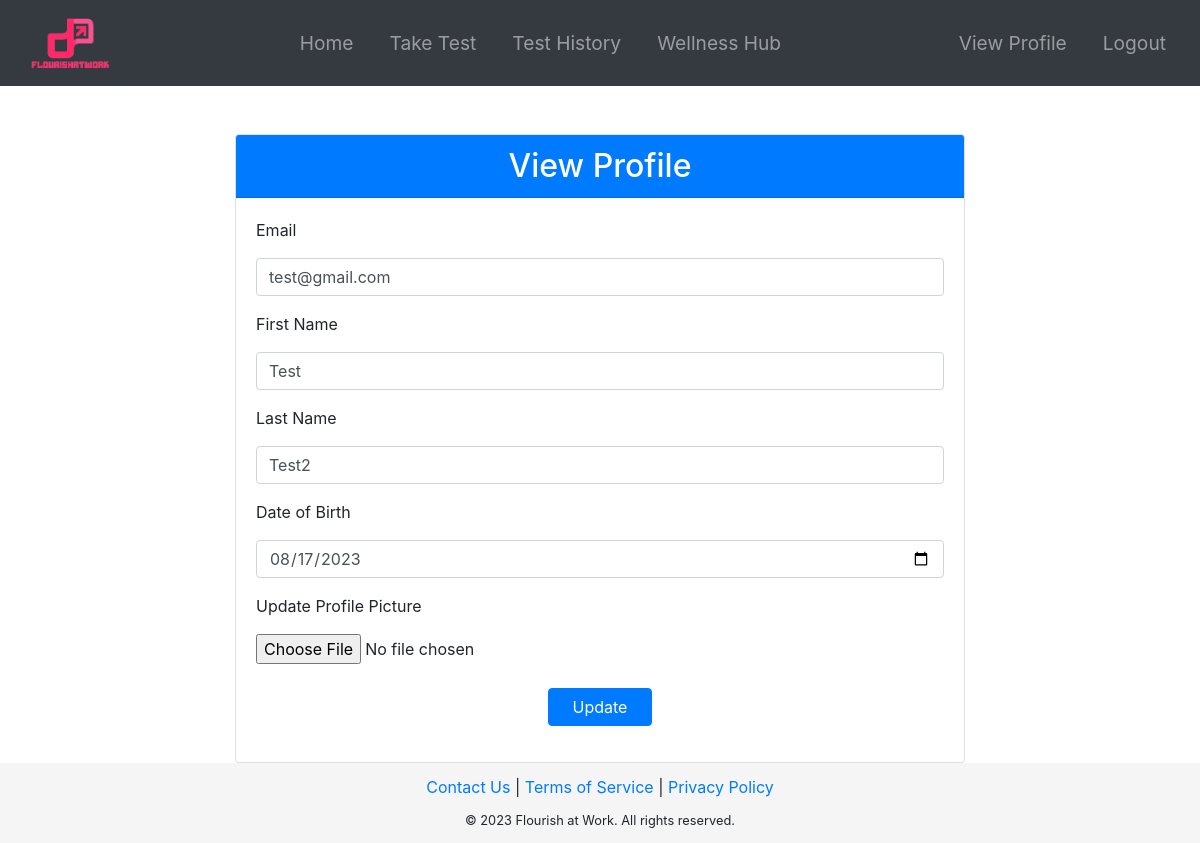
Before: /view_profile (signed in) with the older database file.
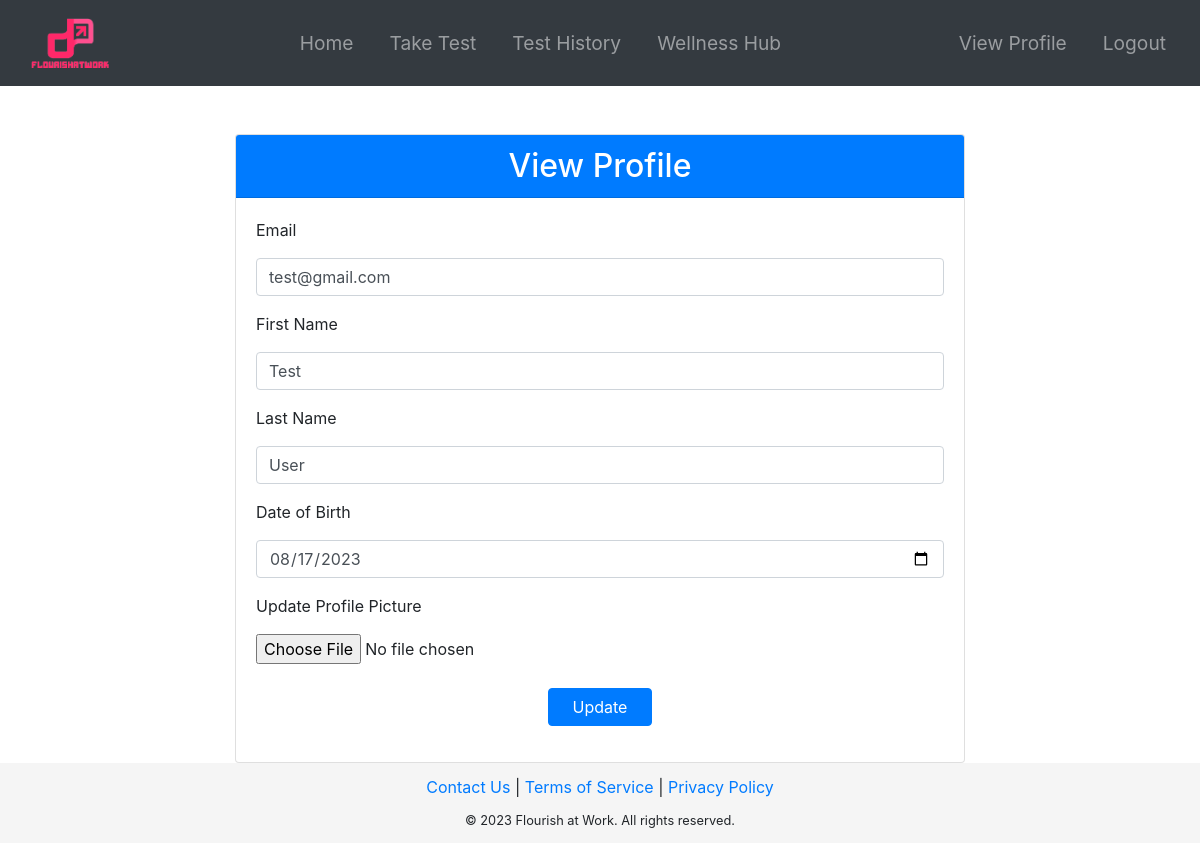
After: the same page with the newer database file.
### app/models.py (models this page shows, shortened)
class User(UserMixin, db.Model):
    id = db.Column(db.Integer, primary_key=True)
    email = db.Column(db.String(120), index=True, unique=True)
    password_hash = db.Column(db.String(128))
    firstname = db.Column(db.String(64), nullable=False)
    lastname = db.Column(db.String(64), nullable=False)
    image = db.Column(db.String(128), nullable=True)
    date_of_birth = db.Column(db.String(64), nullable=True)  # changed from db.Date to db.String
    companyId = db.Column(db.Integer, db.ForeignKey('company.id'))
    manager_id = db.Column(db.Integer, db.ForeignKey('user.id'))
    results = db.relationship('Results', backref='user', lazy='dynamic')
    subordinates = db.relationship('User', backref=db.backref('manager', remote_side=[id]), lazy='dynamic')
    first_login = db.Column(db.Boolean, default=True)

### app/routes.py (the view)
@main.route('/view_profile', methods=['GET', 'POST'])
@login_required
def view_profile():
    form = EditProfileForm(obj=current_user)
    if form.validate_on_submit():
        if 'image' in request.files and request.files['image'].filename != '':
            picture_file = save_picture(form.image.data, current_user.email, current_user.id)
            current_user.image = picture_file
        current_user.email = form.email.data
        current_user.firstname = form.firstname.data
        current_user.lastname = form.lastname.data
        current_user.date_of_birth = form.date_of_birth.data
        db.session.commit()
        flash('Your changes have been saved.')
        return redirect(url_for('main.view_profile'))
    elif request.method == 'GET':
        form.email.data = current_user.email
        form.firstname.data = current_user.firstname
        form.lastname.data = current_user.lastname
        form.date_of_birth.data = current_user.date_of_birth
    image = url_for('static', filename='profile_pics/' + current_user.image) if current_user.image else url_for('static', filename='images/profile.jpg')
    return render_template('view_profile.html', title='View Profile', image_file=image, form=form)

### app/forms.py
class EditProfileForm(FlaskForm):
    email = StringField('Email', validators=[DataRequired(), Email()])
    firstname = StringField('First Name')
    lastname = StringField('Last Name')
    date_of_birth = DateField('Date of Birth', format='%Y-%m-%d')
    image = FileField('Update Profile Picture', validators=[FileAllowed(['jpg', 'png'])])
    submit = SubmitField('Update')

### app/models.py (called while the page is built)
@login_manager.user_loader
def load_user(id):
    return User.query.get(int(id))

### app/routes.py (called while the page is built)
@main.before_request
def before_request():
    if current_user.is_authenticated and current_user.manager_id is None and request.endpoint not in ['main.select_manager', 'main.logout']:
        return redirect(url_for('main.select_manager'))

### app/templates/view_profile.html (shortened to what this page needs)
{% extends "base.html" %}
{% block content %}
<div class="container mt-5">
    <div class="row">
        <div class="col-lg-8 offset-lg-2">
            <div class="card">
                <div class="card-header bg-primary text-white">
                    <h2 class="mb-0 text-center">View Profile</h2>
                </div>
                <div class="card-body">
                    <form method="POST" enctype="multipart/form-data">
                        <div class="form-group">
                            <label class="form-label"> {{ form.email.label }}</label>
                            {{ form.email(class="form-control", value=current_user.email) }}
                        </div>
                        <div class="form-group">
                            <label class="form-label"> {{ form.firstname.label }}</label>
                            {{ form.firstname(class="form-control", value=current_user.firstname) }}
                        </div>
                        <div class="form-group">
                            <label class="form-label"> {{ form.lastname.label }}</label>
                            {{ form.lastname(class="form-control", value=current_user.lastname) }}
                        </div>
                        <div class="form-group">
                            <label class="form-label"> {{ form.date_of_birth.label }}</label>
                            {% if current_user.date_of_birth %}
                                {{ form.date_of_birth(class="form-control", value=current_user.date_of_birth.split(" ")[0]) }}
                            {% else %}
                                {{ form.date_of_birth(class="form-control", placeholder="Select your birthdate") }}
                            {% endif %}
                        </div>
                        <div class="form-group">
                            <label class="form-label"> {{ form.image.label }}</label>
                            {{ form.image(class="form-control-file") }}
                        </div>
                        <div class="form-group text-center">
                            {{ form.submit(class="btn btn-primary mt-2 px-4") }}
                        </div>
                    </form>
                </div>
            </div>
        </div>
    </div>
</div>
{% endblock %}

Changed rows visible on the page:
changed User "test@gmail.com": lastname "Test2" → "User"
